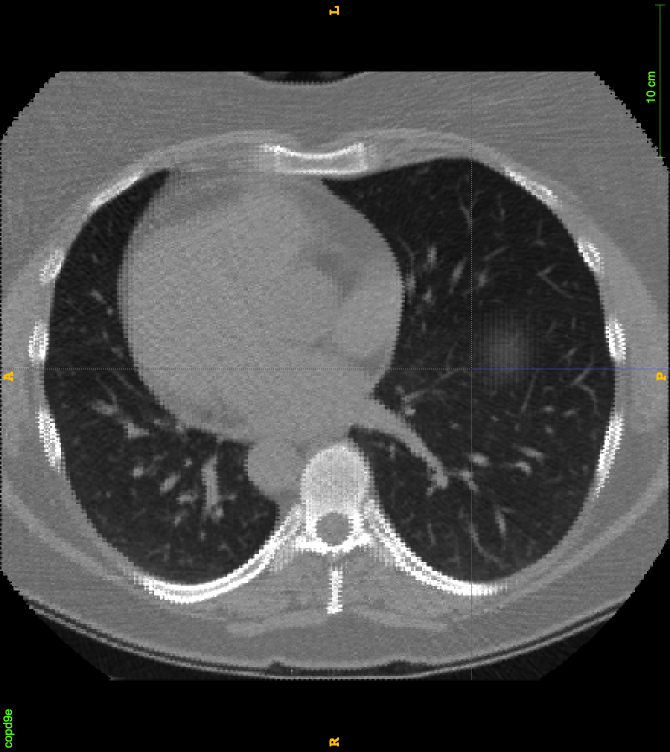
#> input picture TP-3/images_misc/CT_lung_axial.png, 1340 x 1504 px, given in place of smooth_star.png, which was not available (shown at 1/2 size); the run also reads 2 pictures not shown here
$ jupyter execute --allow-errors IMA204_TP_DEFMODEL_IMA201_2023-24_ABDALLAH_Zakaria.ipynb   (text cells are left out)
#> lines starting #> are read from the running program, lines starting #| are printed output that depends on the picture; long printed decimals are rounded; pictures that were not available may be replaced by others from this repository, and a replacement may not be noted
[cell 1]
import numpy as np
import matplotlib.pyplot as plt
from IPython.display import HTML
from matplotlib import animation, rc

from skimage.color import rgb2gray
from skimage import data
from skimage.filters import gaussian
from skimage.segmentation import active_contour # For active_contour function

# For active_contour function
from skimage.segmentation import chan_vese, morphological_chan_vese, checkerboard_level_set,morphological_geodesic_active_contour

# For some image filtering
from skimage.morphology import white_tophat, black_tophat, disk

import skimage.io

from IPython.core.interactiveshell import InteractiveShell
InteractiveShell.ast_node_interactivity = "all"

[cell 2]
def edge_map(img,sigma):
    blur = skimage.filters.gaussian(img,sigma)
    return skimage.filters.sobel(blur)

def edge_map2(img,sigma):
    blur = skimage.filters.gaussian(img,sigma)
    return skimage.filters.scharr(blur)

def subtract_background(image, radius=5, light_bg=False):
        str_el = disk(radius)
        if light_bg:
            return black_tophat(image, str_el)
        else:
            return white_tophat(image, str_el)


def define_initial_circle(R0,r0,c0,Nber_pts=400):
    # Define initial contour shape
    s      = np.linspace(0, 2*np.pi, Nber_pts)
    Radius = R0
    r      = r0 + Radius*np.sin(s)
    c      = c0 + Radius*np.cos(s) #col
    init   = np.array([r, c]).T
    return init


## Create slides for animation
# [51 lines left out: functions animate_cv, animate_snake, store_evolution_in, not called in this run]

[cell 3]
# import warnings
# warnings.filterwarnings( "ignore", module = "matplotlib\..*" )

img_star          = skimage.io.imread('./images_misc/smooth_star.png', as_gray = True)
#> img_star: shape (1504, 1340) float64; min 0, max 1, mean 0.296
img_star_noisy    = skimage.io.imread('./images_misc/smooth_star_noisy.png', as_gray = True)
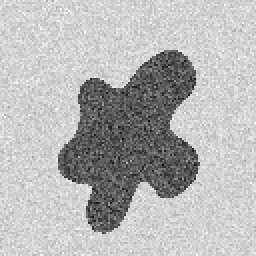
#> input picture TP-3/images_misc/smooth_star_noisy.png, 128 x 128 px (shown 2 times larger)
#> img_star_noisy is the input picture: shape (128, 128); min 0, max 255, mean 181.6

img_hela    = skimage.io.imread('./images_misc/hela_big_gt.png', as_gray = False)

edge_hela   = edge_map(img_hela, sigma=2)
img_hela = np.squeeze(img_hela)

img_pepper  = skimage.io.imread('./images_misc/peppers_gt.png', as_gray = False)
img_pepper = np.squeeze(img_pepper)

edge_pepper = edge_map(img_pepper, sigma=2)
img_pepper  = img_pepper.astype('float64')


img_MRIb  = skimage.io.imread('./images_misc/MRI_brain_sag.png', as_gray = True)
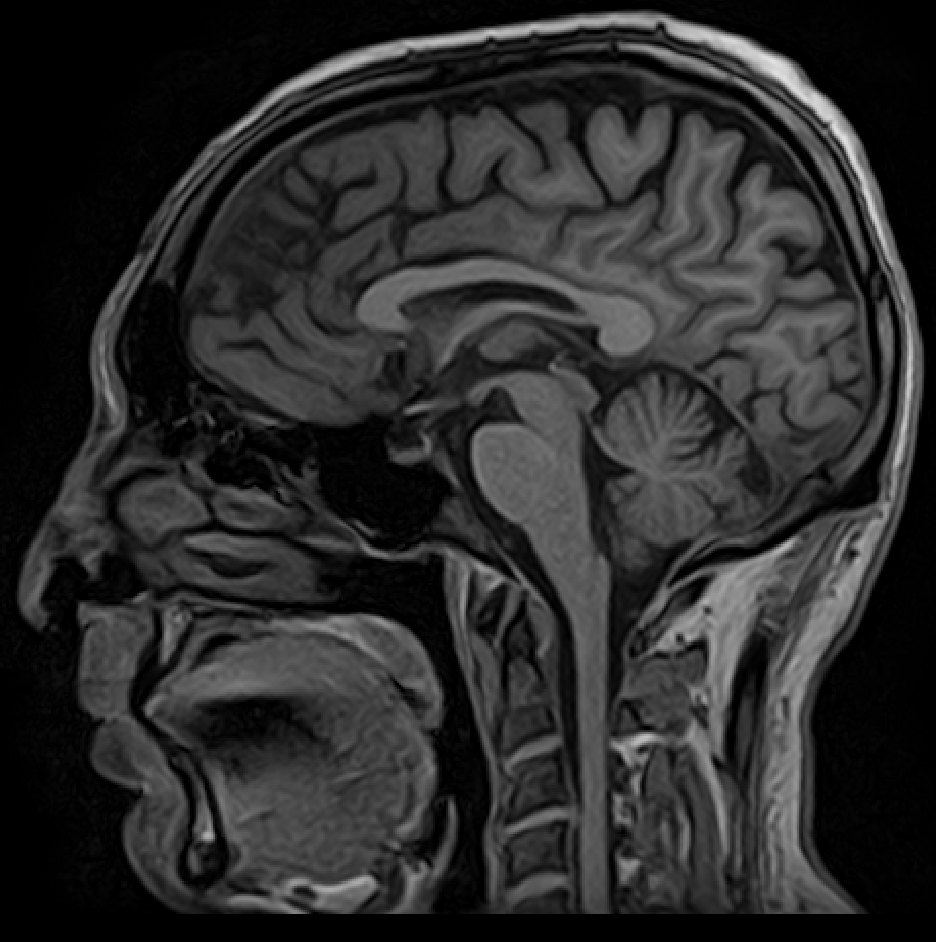
#> input picture TP-3/images_misc/MRI_brain_sag.png, 936 x 942 px
#> img_MRIb is the input picture: shape (942, 936) float64; min 0, max 0.886, mean 0.169
edge_MRIb = edge_map(img_MRIb, sigma=2)
img_MRIf  = skimage.io.imread('./images_misc/MRI_fetus.png', as_gray = True)
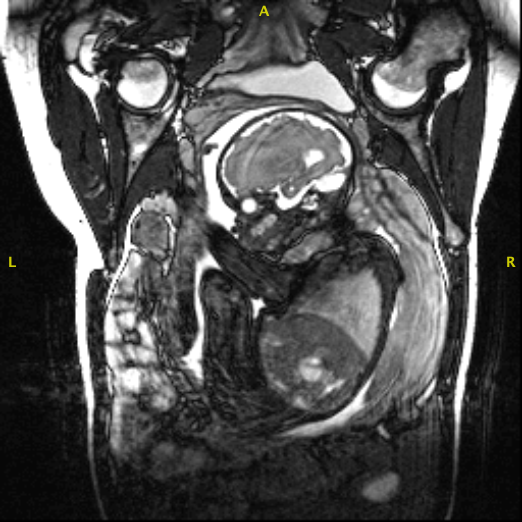
#> input picture TP-3/images_misc/MRI_fetus.png, 522 x 522 px
#> img_MRIf: shape (522, 522) float64; min 0, max 1, mean 0.304
edge_MRIf = edge_map(img_MRIf, sigma=2)


img_cell  = skimage.io.imread('./images_blood_cells/000016.png', as_gray = True)
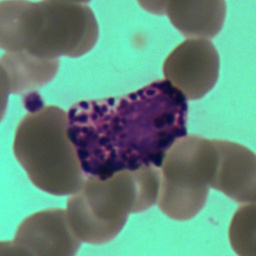
#> input picture TP-3/images_blood_cells/000016.png, 256 x 256 px
#> img_cell: shape (256, 256) float64; min 0.0458, max 0.864, mean 0.517
edge_cell = edge_map(img_cell, sigma=2)
#skimage.io.imshow(img_cell)

img_mask = skimage.io.imread('./masks_blood_cells/000016.png', as_gray = True)
edge_mask = edge_map(img_mask, sigma=2)
img_mask2 = skimage.io.imread('./images_misc/binary_shape_2024.png', as_gray = True)
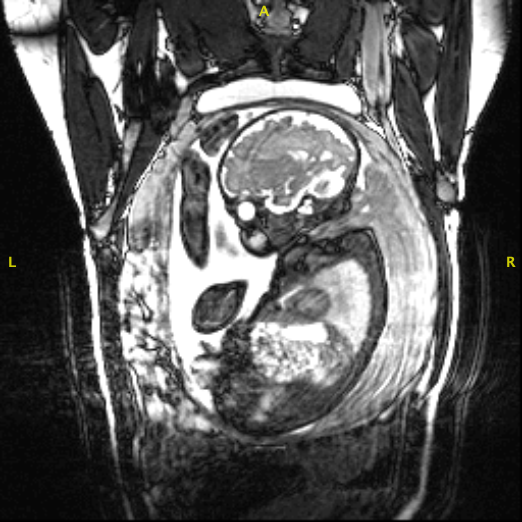
#> input picture TP-3/images_misc/MRI_fetus2.png, 522 x 522 px, given in place of binary_shape_2024.png, which was not available
#> img_mask2: shape (522, 522) float64; min 0, max 1, mean 0.353
edge_mask2 = edge_map(img_mask2, sigma=2)
# skimage.io.imshow(img_mask)

img_OCT  = skimage.io.imread('./OCT_myocardium/case272.tif', as_gray = True)
edge_OCT = edge_map(img_OCT, sigma=2)
#> (the rest of this cell did not finish here and is left out)

[cell 4]
img_test  = img_cell
Sigma_val = 1
edge_test = edge_map(img_test, sigma=Sigma_val)
#> in edge_map (call 9), `return skimage.filters.sobel(blur)`:
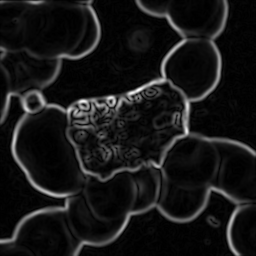
#> returned value: shape (256, 256) float64; min 2.36e-05, max 0.235, mean 0.0215; drawn with min black and max white


## Print some basic image properties
print(img_test.dtype)
#| float64
print(np.min(img_test))
#| 0.04579
print(np.max(img_pepper))
#| 255.0


## Show Hist
hist_test, bins_test             = np.histogram(img_test.flatten(), bins=256)
#> hist_test = 256 values, max 1487 at index 235, min 3 at index 0, mean 256; bins_test = 257 values from 0.0458 to 0.864
hist_edge_test, bins_edges_test  = np.histogram(edge_test.flatten(), bins=256)
#> hist_edge_test = 256 values, max 5061 at index 3, min 0 at index 209, mean 256; bins_edges_test = 257 values from 2.36e-05 to 0.235

#> (the rest of this cell did not finish here and is left out)

[cell 5]
img_to_test = img_pepper

# Classic Edge map with Gaussian smoothing controled by sigma
edge_test1         = edge_map(img_to_test, sigma=1)
edge_test1_l       = np.log2(edge_test1)
edge_test2         = edge_map(img_to_test, sigma=2)
edge_test2_l       = np.log2(edge_test2)

# Inversed Edge map
# Returns Edge map = 1.0 / np.sqrt(1.0 + alpha * gradnorm)
edge_inv_test  = skimage.segmentation.inverse_gaussian_gradient(img_to_test, alpha=1.0, sigma=1.0)
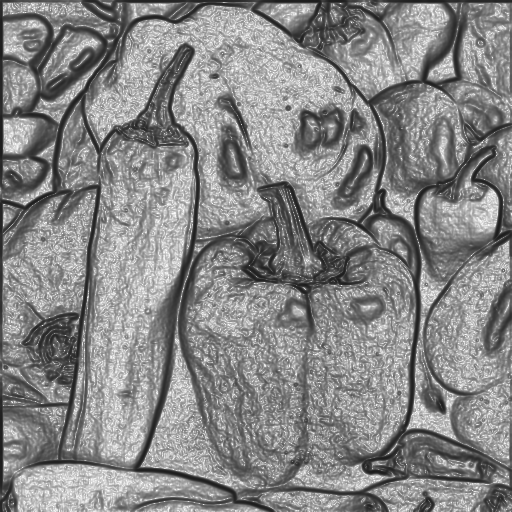
#> edge_inv_test: shape (512, 512) float64; min 0.11, max 0.998, mean 0.529


#> (the rest of this cell did not finish here and is left out)

[cell 6]
img_ori_to_test = img_MRIb
img_to_test     = img_ori_to_test
epsilon         = 0.000001 #to prevent log on 0
img_eps         = np.full_like(img_to_test, epsilon)
PRE_ENHANCE     = 1
OPTION_ENHANCE  = 4 # can be 0 (nothing) OR 1,2,3,4 for different enchancement options

# Run all  OPTION_ENHANCE for display here
gamma_corrected       = skimage.exposure.adjust_gamma(img_to_test, 0.8)
logarithmic_corrected = skimage.exposure.adjust_log(img_to_test, gain= 1,inv=True)
img_open              = skimage.morphology.diameter_opening(img_to_test, 40, connectivity=2)
img_adapteq           = skimage.exposure.equalize_adapthist(img_to_test, clip_limit=0.03)
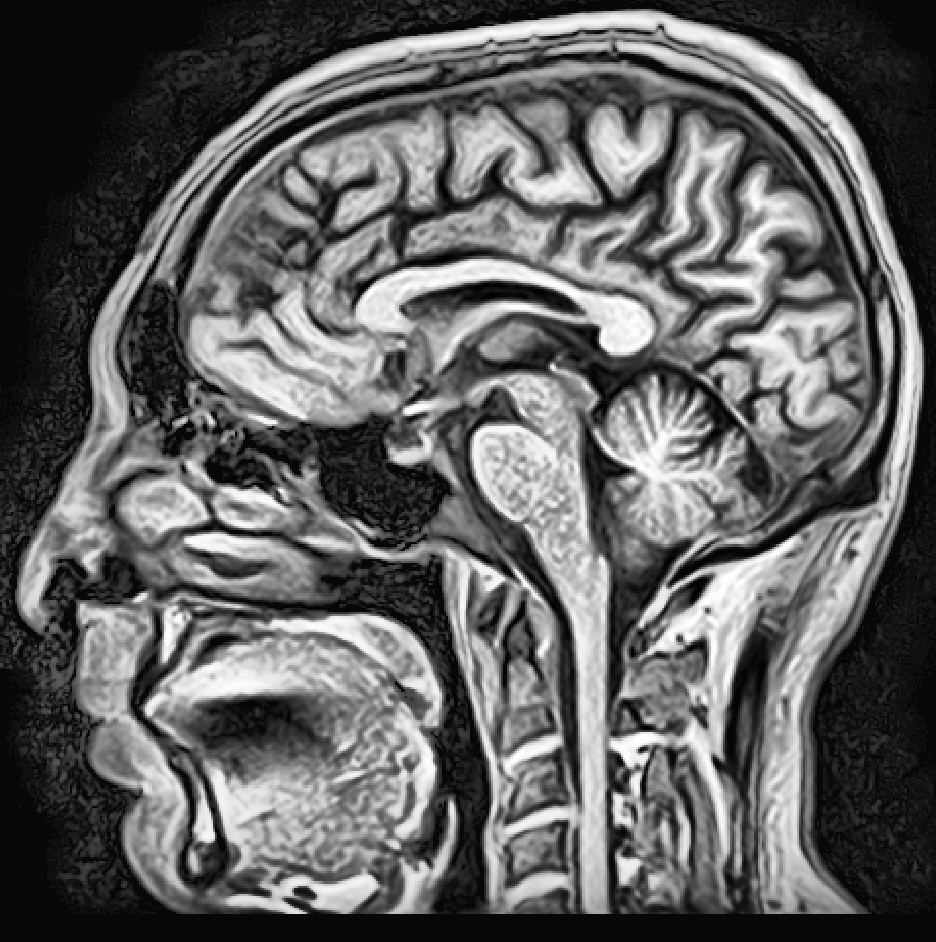
#> img_adapteq: shape (942, 936) float64; min 0, max 1, mean 0.383

# PRE ENHANCEMENT OPTIONS:
if PRE_ENHANCE==1:
    if OPTION_ENHANCE==1:
        # Gamma
        img_to_test     = gamma_corrected
    elif OPTION_ENHANCE==2:
        # Logarithmic (O = gain*log(1 + I)) or if Inv (O = gain*(2**I - 1))
        img_to_test           = logarithmic_corrected
    elif OPTION_ENHANCE==3:
        # Morpho Opening
        img_to_test           = img_open
    elif OPTION_ENHANCE==4:
        # Contrast Limited Adaptive Histogram Equalization (CLAHE).
        img_to_test           = img_adapteq

# Enhance details either dark around light background of vice versa with the Top-Hat transform
Radius_val = 15
img_test1  = subtract_background(img_to_test, radius=Radius_val, light_bg=False)
img_test2  = subtract_background(img_to_test, radius=Radius_val, light_bg=True)
#> call 2 of subtract_background, with radius = 15, light_bg = True
#> in subtract_background (call 2), `return black_tophat(image, str_el)`:
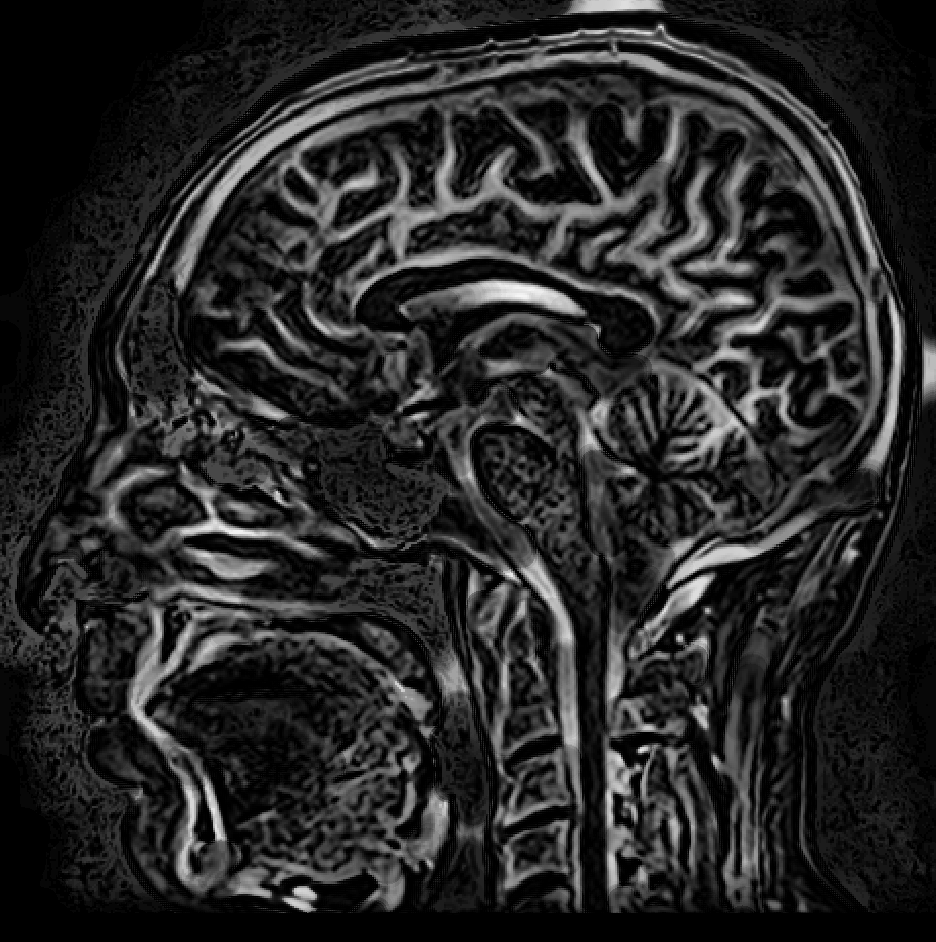
#> returned value: shape (942, 936) float64; min 0, max 0.968, mean 0.154

# SHOW OUTPUTS
#> (the rest of this cell did not finish here and is left out)

[cell 7]
# [9 lines of commented-out code are left out]
img_to_seg = img_star ; r0 = 64; c0=64; R0 = 50
#img_to_seg = img_star_noisy ; r0 = 64; c0=64; R0 = 50
alpha_val  = 0.01 ; beta_val = 1; gamma_val = 0.01; convergence_val = 1e-4; Niter_snake = 800;


# Initialise contour
init = define_initial_circle(R0,r0,c0)

# Pre-smooth the image
Niter_smooth    = 1
img_to_seg      = gaussian(img_to_seg, Niter_smooth, preserve_range=False)

# Run active contour
snake10 = active_contour(img_to_seg,
                       init, max_num_iter=10, convergence=convergence_val,
                         alpha=alpha_val, beta=beta_val, gamma=gamma_val)
#> snake10 = 400 pairs, first value 14.13 to 113.9, second value 14.13 to 113.9
snake_max = active_contour(img_to_seg,
                       init, max_num_iter=Niter_snake, convergence=convergence_val,
                           alpha=alpha_val, beta=beta_val, gamma=gamma_val)
#> snake_max = 400 pairs, first value 23.2 to 104.8, second value 23.2 to 105

# Display results
#> (the rest of this cell did not finish here and is left out)

[cell 8]
# Parameters for the star
r0, c0, R0 = 64, 64, 50
alpha_val = 0.01
beta_val = 0.1
gamma_val = 0.01
convergence_val = 1e-4
Niter_long_run = 4000
# Initialize contour for the noisy star image
init_noisy_star = define_initial_circle(R0, r0, c0)

# Pre-smooth the noisy star image
Niter_smooth = 1
noisy_star_seg = gaussian(img_star_noisy, Niter_smooth, preserve_range=False)
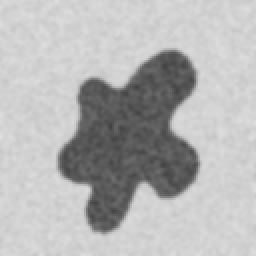
#> noisy_star_seg: shape (128, 128) float64 (shown 2 times larger); min 0.257, max 0.877, mean 0.712

# Run active contour for noisy star image with a higher number of iterations
snake_long_run_noisy_star = active_contour(noisy_star_seg,
                                           init_noisy_star, alpha=alpha_val, beta=beta_val,
                                           gamma=gamma_val, max_iterations=Niter_long_run,
                                           convergence=convergence_val)
#> snake_long_run_noisy_star = 400 pairs, first value 23.68 to 116.2, second value 27.81 to 98.84

# Display results for noisy star with long run
#> (the rest of this cell did not finish here and is left out)

[cell 9]
# Input image and parameter values
img_to_seg   =  img_cell;

# 1st SEG: To segment left cell
# r0 = 150; c0=50; R0 = 30
# alpha_val = 0.01 ; beta_val = 0.1 ;gamma_val = 0.01;
# convergence_val = 1e-4; Niter_snake = 200;

# 2nd SEG: To segment center dark cell
r0 = 135; c0=135; R0 = 32
alpha_val = 0.01 ; beta_val = 0.01 ;gamma_val = 0.01;
convergence_val = 1e-4; Niter_snake = 800;


# Pre smooth the image
Niter_smooth = 2
img_to_seg   = gaussian(img_to_seg, Niter_smooth, preserve_range=False)


# Initialise contour
init = define_initial_circle(R0,r0,c0)

# Run active contour
snake30 = active_contour(img_to_seg,
                       init, max_num_iter=30, convergence=convergence_val,
                         alpha=alpha_val, beta=beta_val, gamma=gamma_val)
#> snake30 = 400 pairs, first value 98.62 to 169.4, second value 101.4 to 173.6
snake = active_contour(img_to_seg,
                       init, max_num_iter=Niter_snake, convergence=convergence_val,
                       alpha=alpha_val, beta=beta_val, gamma=gamma_val)
#> snake = 400 pairs, first value 100.2 to 170.8, second value 104 to 173.2

# Display results
#> (the rest of this cell did not finish here and is left out)

[cell 10]
img_to_seg        = img_cell

# 1st SEG: To segment left cell
r0 = 150; c0=50; R0 = 30
alpha_val = 0.01 ; beta_val = 0.1 ;gamma_val = 0.01; convergence_val = 1e-4; Niter_snake = 200;

# 2nd SEG: To segment center dark cell
# r0 = 130; c0=120; R0 = 30 # initialise inside
# alpha_val = 0.01 ; beta_val = 0.1 ;gamma_val = 0.01; convergence_val = 1e-4; Niter_snake = 200;

# Pre smooth the image
Niter_smooth = 1
img_to_seg   = gaussian(img_to_seg, Niter_smooth, preserve_range=False)

# Initialise contour
init = define_initial_circle(R0,r0,c0)
